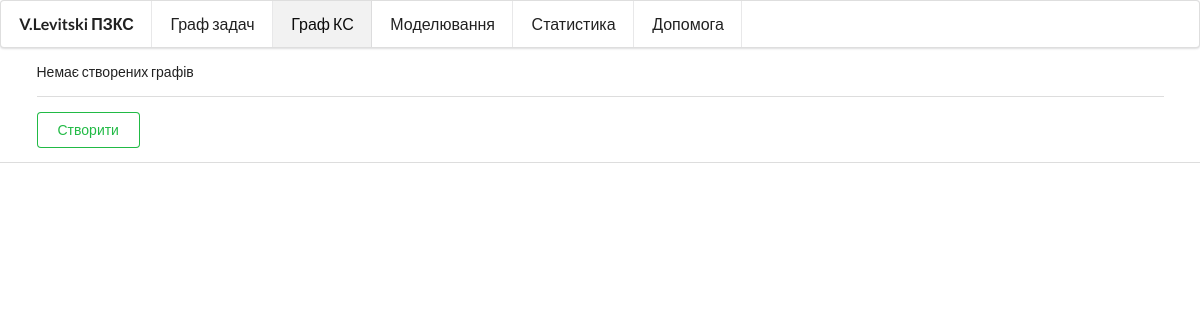
Before: /cs-graph/ with the older database file.
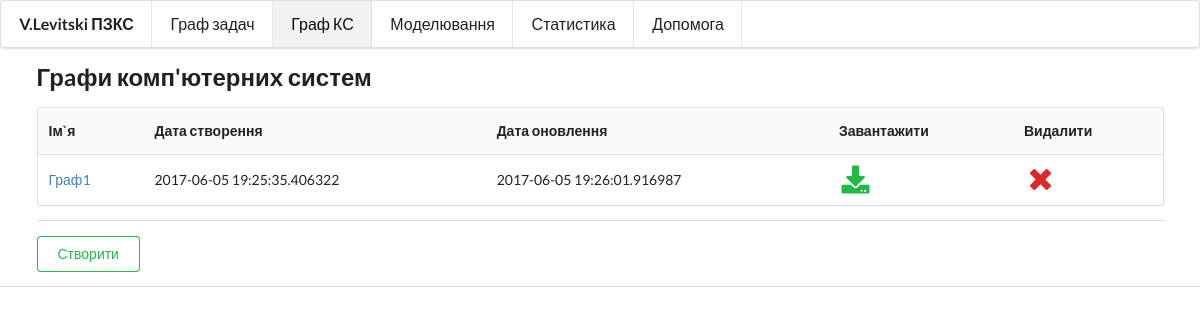
After: the same page with the newer database file.
### app.py (models this page shows)
class CSGraph(db.Model):
    id = db.Column(db.Integer, primary_key=True, autoincrement=True)
    name = db.Column(db.String)
    created_at = db.Column(db.DateTime)
    updated_at = db.Column(db.DateTime)
    data = db.Column(db.String)

### app.py (the view)
@app.route('/cs-graph/')
def cs_graph():
    graphs = CSGraph.query.all()
    return render_template('graph_cs.html', graphs=graphs)

### app.py (called while the page is built)
@app.context_processor
def context():
    return dict(render_ganta=render_diagram_ganta)

### templates/graph_cs.html (shortened to what this page needs)
{% extends "index.html" %}
{% block head %}
    {{ super() }}
{% endblock %}
{% block content %}
    {{ super() }}
    <div class="ui container">
        {% if graphs %}
            <h2>Грaфи комп'ютерних систем</h2>
            <table class="ui table">
                <thead>
                <tr>
                    <th>Ім`я</th>
                    <th>Дата створення</th>
                    <th>Дата оновлення</th>
                    <th>Завантажити</th>
                    <th>Видалити</th>
                </tr>
                </thead>
                <tbody>
                {% for g in graphs %}
                    <tr>
                        <td>
                            <a href="{{ url_for('save_cs_graph',id=g.id) }}">
                                {{ g.name }}
                            </a>
                        </td>
                        <td>{{ g.created_at }}</td>
                        <td>{{ g.updated_at }}</td>
                        <td>
                            <a href="{{ url_for('download_cs_graph', id=g.id) }}"><i
                                    class="download big green icon"></i></a></td>
                        <td>
                            <a href="{{ url_for('delete_cs_graph', id=g.id) }}"><i
                                    class="remove big red icon"></i></a></td>
                    </tr>
                {% endfor %}
                </tbody>
            </table>
        {% endif %}
        {% if not graphs %}
            <p>Немає створених графів</p>
        {% endif %}
        <div class="ui divider"></div>
        <a class="ui basic positive button"
           href="{{ url_for('save_cs_graph') }}">Створити</a>
    </div>
{% endblock %}

Changed rows visible on the page:
added CSGraph: name "Граф1", created_at "2017-06-05 19:25:35.406322", updated_at "2017-06-05 19:26:01.916987"
Other visible differences:
text no longer shown: "Немає створених графів"
text now shown: "Грaфи комп'ютерних систем Ім`я Дата створення Дата оновлення Завантажити Видалити"
